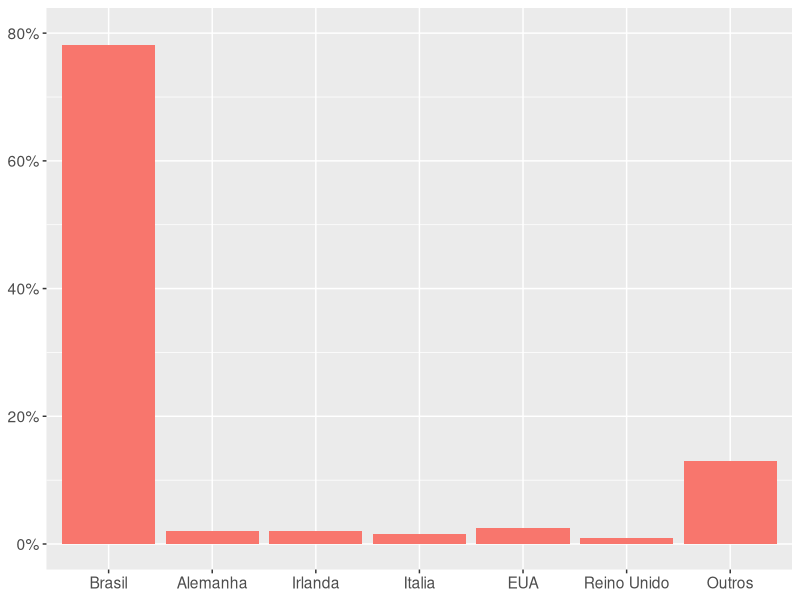
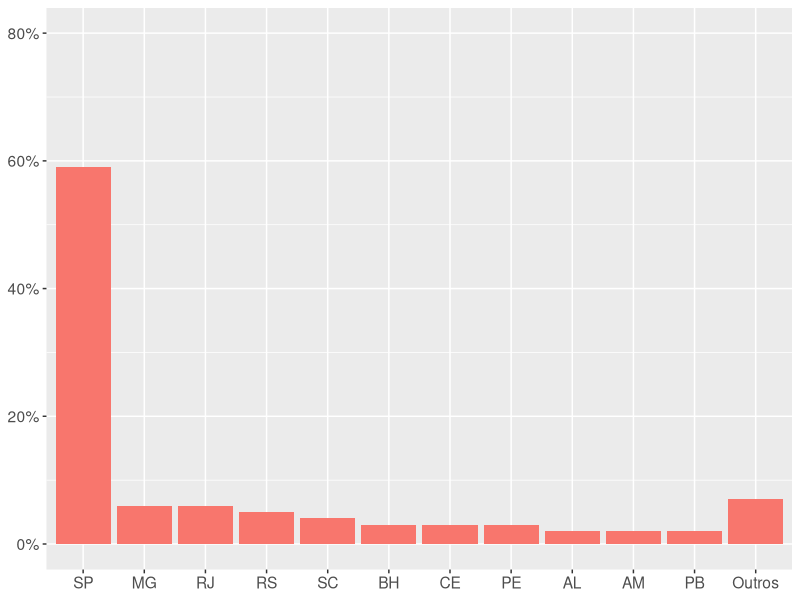

Generate these figures, in order, with R:
library(ggplot2)
library(dplyr)
library(reshape2)
library(forcats)

# ETAPA 2 - IDADE DOS PARTICIPANTES
# software <- read.table(text="Idade    valor
#                        '19-24 anos'   25
#                        '25-34 anos'   57
#                        '35-44 anos'   16
#                        '45-54 anos'   2", header=TRUE)
# software <- melt(software, id.var="Idade")
# ggplot(software, aes(x = fct_inorder(Idade), y = value, fill = variable)) +
#   geom_bar(stat = "identity") +
#   theme(axis.title.x = element_blank(), axis.title.y = element_blank(),
#         legend.position = " ", legend.title = element_blank()) +
#   scale_y_continuous(labels = function(x){ paste0(x, "%") }) +
#   coord_cartesian(ylim=c(0,60))
# 
# # ETAPA 2 - ESCOLARIDADE PARTICIPANTES
# software <- read.table(text="Grau valor
#                        'Superior incompleto' 1
#                        Estudante  23
#                        Graduacao 61
#                        Pos-graduacao 5
#                        Mestrado  9
#                        Doutorado 1", header=TRUE)
# software <- melt(software, id.var="Grau")
# ggplot(software, aes(x = fct_inorder(Grau), y = value, fill = variable)) +
#   geom_bar(stat = "identity") +
#   theme(axis.title.x = element_blank(), axis.title.y = element_blank(),
#         legend.position = " ", legend.title = element_blank()) +
#   scale_y_continuous(labels = function(x){ paste0(x, "%") })
# 
# # ETAPA 2 EXPERIENCIA COM SOFTWARE E ANDROID
# software <- read.table(text="Anos Software  Android
#                        'sem exp.'   0 7
#                        '< 1 ano'   5 19
#                        '1-2 anos'  11  19
#                        '2-4 anos'  22  27
#                        '4-6 anos'  19  16
#                        '6-8 anos'  13  10
#                        '8-10 anos' 4 1
#                        '> 10 anos' 25  0", header=TRUE)
# software <- melt(software, id.var="Anos")
# ggplot(software, aes(x = fct_inorder(Anos), y = value, fill = variable, label = value)) +
#   geom_bar(stat = "identity") +
#   theme(axis.title.x = element_blank(), axis.title.y = element_blank(),
#         legend.position = "bottom", legend.title = element_blank()) +
#   geom_text(position = position_stack(vjust = 0.5), size=2.5, data=subset(software,value != 0 & value != 1)) +
#   scale_y_continuous(labels = function(x){ paste0(x, "%") }) +
#   coord_cartesian(ylim=c(0,50))


# ETAPA 2 - PAISES
software <- read.table(text="Pais  Freq
                       Brasil    78.10
                       Alemanha    2.00
                       Irlanda   2.00
                       Italia    1.50
                       EUA    2.50
                       'Reino Unido'   1.00
                       Outros    13.00", header=TRUE)
software <- melt(software, id.var="Pais")
ggplot(software, aes(x = fct_inorder(Pais), y = value, fill = variable)) +
  geom_bar(stat = "identity") +
  theme(axis.title.x = element_blank(), axis.title.y = element_blank(),
        legend.position = " ", legend.title = element_blank(),
        text=element_text(size=14)) +
  coord_cartesian(ylim=c(0,80)) +
  scale_y_continuous(labels = function(x){ paste0(x, "%") })


# ETAPA 2 - ESTADOS
software <- read.table(text="Estado  Freq
                       SP  59
                       MG   6
                       RJ   6
                       RS   5
                       SC   4
                       BH   3
                       CE   3
                       PE   3
                       AL   2
                       AM   2
                       PB   2
                       Outros   7", header=TRUE)
software <- melt(software, id.var="Estado")
ggplot(software, aes(x = fct_inorder(Estado), y = value, fill = variable)) +
  geom_bar(stat = "identity") +
  coord_cartesian(ylim=c(0,80)) +
  theme(axis.title.x = element_blank(), axis.title.y = element_blank(),
        legend.position = " ", legend.title = element_blank(),
        text=element_text(size=14)) +
  scale_y_continuous(labels = function(x){ paste0(x, "%") })





# LIKERT GRAPH
# library(sjPlot)
# library(sjmisc)
# # load sample data set.
# data(efc)
# # set theme
# # set_theme(geom.outline.color = "black", 
# #           geom.outline.size = 1, 
# #           geom.label.size = 2,
# #           geom.label.color = "black",
# #           title.color = "red", 
# #           title.size = 1.5, 
# #           axis.angle.x = 45, 
# #           axis.textcolor = "blue")
# sjp.setTheme(theme = "539",
#              geom.label.color = "black", 
#              geom.label.size = 2.5,
#              axis.textsize = .8, 
#              axis.title.size = .9,
#              legend.size = .7,
#              legend.item.size = .5)
# 
# # seed
# set.seed(1)
# 
# 
# mydf <- data.frame(Java = as.factor(sample(1:5, 500, replace=T, prob=c(0.04, 0.01, 0.25, 0.47, 0.23))),
#                    Android = as.factor(sample(1:5, 500, replace=T, prob=c(0.11, 0.20, 0.28, 0.36, 0.22))),
#                    C = as.factor(sample(1:5, 500, replace=T, prob=c(0.34, 0.34, 0.17, 0.10, 0.04))),
#                    Javascript = as.factor(sample(1:5, 500, replace=T, prob=c(0.32, 0.12, 0.35, 0.16, 0.04))),
#                    PHP = as.factor(sample(1:5, 500, replace=T, prob=c(0.39, 0.34, 0.15, 0.08, 0.02))),
#                    ObjectiveC = as.factor(sample(1:5, 500, replace=T, prob=c(0.26, 0.55, 0.11, 0.04, 0.02))),
#                    CPlus = as.factor(sample(1:5, 500, replace=T, prob=c(0.40, 0.25, 0.25, 0.08, 0.02))),
#                    Kotlin = as.factor(sample(1:5, 500, replace=T, prob=c(0.38, 0.29, 0.20, 0.12, 0.01))),
#                    Swift = as.factor(sample(1:5, 500, replace=T, prob=c(0.32, 0.48, 0.15, 0.03, 0.01))),
#                    Python = as.factor(sample(1:5, 500, replace=T, prob=c(0.41, 0.36, 0.20, 0.02, 0.00))),
#                    Ruby = as.factor(sample(1:5, 500, replace=T, prob=c(0.27, 0.64, 0.07, 0.01, 0.00))))
# # create labels
# labels <- c("N??o Conhe??o", "Iniciante", "Intermediario", "Avancado", "Especialista")
# # create item labels
# items <- c("Java", "Android", "C#", "Javascript", "PHP", "Objective-C", "C/C++", "Kotlin", "Swift", "Python", "Ruby")
# 
# sjp.likert(mydf)
# sjp.likert(mydf, axis.labels = items, legend.labels = labels)
# 
# sjp.likert(mydf,
#            axis.labels = items,
#            legend.labels = labels,
#            values = "sum.outside", # labels outside bars
#            geom.colors = "PRGn",   # purple (agree) to green (disagree)
#            reverse.colors = TRUE)  # reverse colors, so agree is green
# 
# 
# # http://strengejacke.de/sjPlot/sjp.likert/